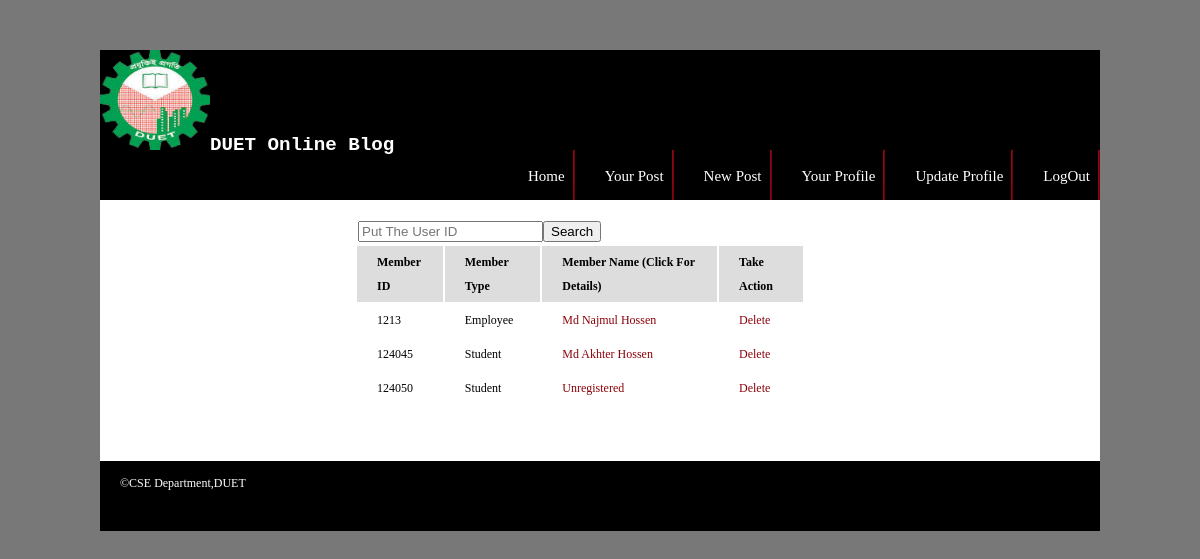
The page /admin/viewMembers.php on the database its author committed.
### tables this page shows
CREATE TABLE IF NOT EXISTS `members` (
  `id` int(10) NOT NULL,
  `type` varchar(20) NOT NULL,
  PRIMARY KEY (`id`),
  KEY `type` (`type`)
);

CREATE TABLE IF NOT EXISTS `emp_details` (
  `id` int(10) NOT NULL,
  `e_name` varchar(20) NOT NULL,
  `dept` varchar(20) NOT NULL,
  `desig` varchar(20) NOT NULL,
  `user_id` varchar(20) NOT NULL,
  `user_pass` varchar(20) NOT NULL,
  `photo` varchar(50) NOT NULL,
  `email` varchar(60) NOT NULL,
  `address` varchar(200) NOT NULL,
  `u_name` varchar(30) NOT NULL,
  `t_name` varchar(30) NOT NULL,
  `online` int(2) NOT NULL,
  KEY `id` (`id`)
);

CREATE TABLE IF NOT EXISTS `stu_details` (
  `id` int(10) NOT NULL,
  `s_name` varchar(22) NOT NULL,
  `dept` varchar(22) NOT NULL,
  `year` varchar(11) NOT NULL,
  `semester` varchar(11) NOT NULL,
  `section` varchar(30) NOT NULL,
  `user_id` int(10) NOT NULL,
  `user_pass` varchar(20) NOT NULL,
  `file` varchar(500) NOT NULL,
  `email` varchar(50) NOT NULL,
  `address` varchar(200) NOT NULL,
  `u_name` varchar(50) NOT NULL,
  `t_name` varchar(20) NOT NULL,
  `online` int(2) NOT NULL,
  KEY `id` (`id`)
);

### admin/include/viewMembers.php (the view, shortened to what this page needs)
     <div class="post">
		<div id="formlogin">
<form method="post" action="">
                      <?php
					  $uid=$_POST['name'];
		include ('config.php');
$start=$_GET['start'];
$eu = ($start - 0);
$limit = 10;
echo "<TABLE class='t1'>";
echo '&nbsp;<form name="srch" action="viewMembers.php" method="post"><input type="text" class="textbox" placeholder="Put The User ID" autofocus name="name"/><input type="submit" name="sname" value="Search"  size="8px" required="required" /></form>';
$query=" SELECT * FROM members limit $eu, $limit ";
if($uid=="")
{
echo  "<tr><th>Member ID</th><th>Member Type</th><th>Member Name (Click For Details)</th><th>Take Action</th></tr>";
foreach ($dbo->query($query) as $row) {
$m=$i%2;
$i=$i+1;
$iid=$row[0];
$ttype=$row[1];
if($ttype==1)
{
		$result ="SELECT e_name FROM emp_details where id='$iid'";
		$tt=mysql_query($result);
		while($row = mysql_fetch_array($tt))
        {
			$name=$row['e_name'];
			$tttype="Employee";
        }
echo "<tr class='r$m'><td>$iid</td><td>$tttype</td><td><a href=checkProfile.php?id=$iid>$name</td><td><a href=viewMembers.php?id=$iid>Delete</a></td></tr>";
}
else
{
	    $result ="SELECT s_name FROM stu_details where id='$iid='";
		$tt=mysql_query($result);
		if(mysql_num_rows($tt) == 0){
		$name="Unregistered";
			$tttype="Student"; }
		while($row = mysql_fetch_array($tt))
        {
			$name=$row['s_name'];
			$tttype="Student";
        }
echo "<tr class='r$m'><td>$iid</td><td>$tttype</td><td><a href=checkProfile.php?id=$iid>$name</td><td><a href=viewMembers.php?id=$iid>Delete</a></td></tr>";
}
}
}
echo "</table>";
		?>
</form>
<br /><br />
			</div>
    </div>

### admin/default.css (style rules this page uses)
body { margin-top: 50px; padding: 0; background: #787878; text-align: justify; font-family: Georgia, "Times New Roman", Times, serif; font-size: 12px; color: #616161; }
a { text-decoration: none; color: #8C0209; }
.post { padding-bottom: 15px; line-height: 200%; }

### admin/stylecss2.css (style rules this page uses)
table.t1 { width:450px;text-align:left; float:left; color:black; }
table.t1 td { padding: 4px 10px 4px 20px; FONT-SIZE: 12px; font-family: Georgia, "Times New Roman", Times, serif; color:black;text-align:left; }
table.t1 th { padding: 4px 10px 4px 20px; font-size: 12px;text-align:left; font-family: Georgia, "Times New Roman", Times, serif;background-color: #ddd; color:black; }
table.t1 tr.r1 td { color:black; }
table.t1 tr.r0 td { color:black; }

### rows shown on the page
members: id "1213", tttype "Employee", emp_details.e_name "Md Najmul Hossen"
members: id "124045", tttype "Student", stu_details.s_name "Md Akhter Hossen"
members: id "124050", tttype "Student", name "Unregistered"
